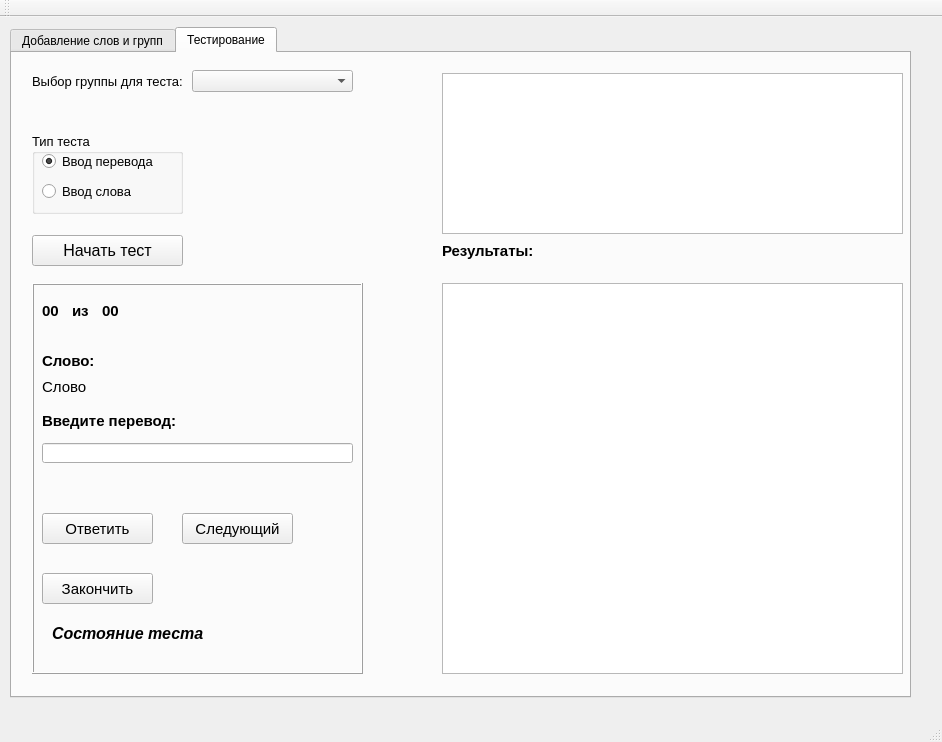
<?xml version="1.0" encoding="UTF-8"?>
<ui version="4.0">
 <class>MainWindow</class>
 <widget class="QMainWindow" name="MainWindow">
  <property name="geometry">
   <rect>
    <x>0</x>
    <y>0</y>
    <width>942</width>
    <height>742</height>
   </rect>
  </property>
  <property name="windowTitle">
   <string>Словарь для тестов</string>
  </property>
  <widget class="QWidget" name="centralWidget">
   <widget class="QTabWidget" name="tabWidget">
    <property name="geometry">
     <rect>
      <x>10</x>
      <y>10</y>
      <width>901</width>
      <height>671</height>
     </rect>
    </property>
    <property name="currentIndex">
     <number>1</number>
    </property>
    <widget class="QWidget" name="AddGroupAndWord">
     <attribute name="title">
      <string>Добавление слов и групп</string>
     </attribute>
     <widget class="QLineEdit" name="lineEditWord">
      <property name="geometry">
       <rect>
        <x>80</x>
        <y>60</y>
        <width>113</width>
        <height>20</height>
       </rect>
      </property>
     </widget>
     <widget class="QLabel" name="label">
      <property name="geometry">
       <rect>
        <x>29</x>
        <y>63</y>
        <width>51</width>
        <height>16</height>
       </rect>
      </property>
      <property name="font">
       <font>
        <pointsize>10</pointsize>
       </font>
      </property>
      <property name="text">
       <string>Слово:</string>
      </property>
     </widget>
     <widget class="QLineEdit" name="lineEditTranslate">
      <property name="geometry">
       <rect>
        <x>290</x>
        <y>60</y>
        <width>113</width>
        <height>20</height>
       </rect>
      </property>
     </widget>
     <widget class="QLabel" name="label_2">
      <property name="geometry">
       <rect>
        <x>230</x>
        <y>63</y>
        <width>61</width>
        <height>16</height>
       </rect>
      </property>
      <property name="font">
       <font>
        <pointsize>10</pointsize>
       </font>
      </property>
      <property name="text">
       <string>Перевод:</string>
      </property>
     </widget>
     <widget class="QListWidget" name="listWidgetWordTranslate">
      <property name="geometry">
       <rect>
        <x>30</x>
        <y>140</y>
        <width>371</width>
        <height>481</height>
       </rect>
      </property>
      <property name="font">
       <font>
        <pointsize>12</pointsize>
       </font>
      </property>
     </widget>
     <widget class="QComboBox" name="comboBoxGroups">
      <property name="geometry">
       <rect>
        <x>530</x>
        <y>10</y>
        <width>221</width>
        <height>22</height>
       </rect>
      </property>
     </widget>
     <widget class="QPushButton" name="pushButtonAddWord">
      <property name="geometry">
       <rect>
        <x>30</x>
        <y>100</y>
        <width>101</width>
        <height>23</height>
       </rect>
      </property>
      <property name="text">
       <string>Добавить слово</string>
      </property>
     </widget>
     <widget class="QPushButton" name="pushButtonDeleteWord">
      <property name="geometry">
       <rect>
        <x>300</x>
        <y>100</y>
        <width>101</width>
        <height>23</height>
       </rect>
      </property>
      <property name="text">
       <string>Удалить слово</string>
      </property>
     </widget>
     <widget class="QLabel" name="label_3">
      <property name="geometry">
       <rect>
        <x>470</x>
        <y>13</y>
        <width>61</width>
        <height>16</height>
       </rect>
      </property>
      <property name="font">
       <font>
        <pointsize>10</pointsize>
       </font>
      </property>
      <property name="text">
       <string>Группа:</string>
      </property>
     </widget>
     <widget class="QListWidget" name="listWidgetGroup">
      <property name="geometry">
       <rect>
        <x>470</x>
        <y>140</y>
        <width>371</width>
        <height>481</height>
       </rect>
      </property>
      <property name="font">
       <font>
        <pointsize>12</pointsize>
       </font>
      </property>
     </widget>
     <widget class="QLineEdit" name="lineEditGroup">
      <property name="geometry">
       <rect>
        <x>600</x>
        <y>60</y>
        <width>151</width>
        <height>20</height>
       </rect>
      </property>
     </widget>
     <widget class="QLabel" name="label_4">
      <property name="geometry">
       <rect>
        <x>470</x>
        <y>62</y>
        <width>131</width>
        <height>16</height>
       </rect>
      </property>
      <property name="font">
       <font>
        <pointsize>10</pointsize>
       </font>
      </property>
      <property name="text">
       <string>Введите имя группы:</string>
      </property>
     </widget>
     <widget class="QPushButton" name="pushButtonAddGroup">
      <property name="geometry">
       <rect>
        <x>470</x>
        <y>100</y>
        <width>101</width>
        <height>23</height>
       </rect>
      </property>
      <property name="text">
       <string>Добавить группу</string>
      </property>
     </widget>
     <widget class="QPushButton" name="pushButtonDeleteGroup">
      <property name="geometry">
       <rect>
        <x>740</x>
        <y>100</y>
        <width>101</width>
        <height>23</height>
       </rect>
      </property>
      <property name="text">
       <string>Удалить группу</string>
      </property>
     </widget>
     <widget class="QPushButton" name="pushButtonSaveChanges">
      <property name="geometry">
       <rect>
        <x>30</x>
        <y>20</y>
        <width>131</width>
        <height>23</height>
       </rect>
      </property>
      <property name="text">
       <string>Сохранить изменения</string>
      </property>
     </widget>
    </widget>
    <widget class="QWidget" name="tabTest">
     <attribute name="title">
      <string>Тестирование</string>
     </attribute>
     <widget class="QGroupBox" name="groupBox">
      <property name="geometry">
       <rect>
        <x>20</x>
        <y>80</y>
        <width>151</width>
        <height>81</height>
       </rect>
      </property>
      <property name="font">
       <font>
        <pointsize>10</pointsize>
       </font>
      </property>
      <property name="title">
       <string>Тип теста</string>
      </property>
      <widget class="QRadioButton" name="radioButtonEnterTranslate">
       <property name="geometry">
        <rect>
         <x>10</x>
         <y>20</y>
         <width>121</width>
         <height>17</height>
        </rect>
       </property>
       <property name="text">
        <string>Ввод перевода</string>
       </property>
       <property name="checked">
        <bool>true</bool>
       </property>
      </widget>
      <widget class="QRadioButton" name="radioButtonEnterWord">
       <property name="geometry">
        <rect>
         <x>10</x>
         <y>50</y>
         <width>121</width>
         <height>17</height>
        </rect>
       </property>
       <property name="text">
        <string>Ввод слова</string>
       </property>
      </widget>
     </widget>
     <widget class="QComboBox" name="comboBoxGroupToTest">
      <property name="geometry">
       <rect>
        <x>180</x>
        <y>17</y>
        <width>161</width>
        <height>22</height>
       </rect>
      </property>
     </widget>
     <widget class="QLabel" name="label_5">
      <property name="geometry">
       <rect>
        <x>20</x>
        <y>20</y>
        <width>161</width>
        <height>16</height>
       </rect>
      </property>
      <property name="font">
       <font>
        <pointsize>10</pointsize>
       </font>
      </property>
      <property name="text">
       <string>Выбор группы для теста:</string>
      </property>
     </widget>
     <widget class="QPushButton" name="pushButtonStartTest">
      <property name="geometry">
       <rect>
        <x>20</x>
        <y>182</y>
        <width>151</width>
        <height>31</height>
       </rect>
      </property>
      <property name="font">
       <font>
        <pointsize>12</pointsize>
       </font>
      </property>
      <property name="text">
       <string>Начать тест</string>
      </property>
     </widget>
     <widget class="QFrame" name="frame">
      <property name="geometry">
       <rect>
        <x>20</x>
        <y>230</y>
        <width>331</width>
        <height>391</height>
       </rect>
      </property>
      <property name="frameShape">
       <enum>QFrame::Box</enum>
      </property>
      <property name="frameShadow">
       <enum>QFrame::Raised</enum>
      </property>
      <widget class="QLabel" name="labelWordOrTranslate">
       <property name="geometry">
        <rect>
         <x>10</x>
         <y>70</y>
         <width>201</width>
         <height>16</height>
        </rect>
       </property>
       <property name="font">
        <font>
         <pointsize>11</pointsize>
         <weight>75</weight>
         <bold>true</bold>
        </font>
       </property>
       <property name="text">
        <string>Слово:</string>
       </property>
      </widget>
      <widget class="QLabel" name="labelWordOrTranslateValue">
       <property name="geometry">
        <rect>
         <x>10</x>
         <y>96</y>
         <width>301</width>
         <height>16</height>
        </rect>
       </property>
       <property name="font">
        <font>
         <pointsize>11</pointsize>
         <weight>50</weight>
         <bold>false</bold>
        </font>
       </property>
       <property name="text">
        <string>Слово</string>
       </property>
      </widget>
      <widget class="QLabel" name="labelEnterWordOrTranslate">
       <property name="geometry">
        <rect>
         <x>10</x>
         <y>130</y>
         <width>201</width>
         <height>16</height>
        </rect>
       </property>
       <property name="font">
        <font>
         <pointsize>11</pointsize>
         <weight>75</weight>
         <bold>true</bold>
        </font>
       </property>
       <property name="text">
        <string>Введите перевод:</string>
       </property>
      </widget>
      <widget class="QLineEdit" name="lineEditWordOrTranslate">
       <property name="geometry">
        <rect>
         <x>10</x>
         <y>160</y>
         <width>311</width>
         <height>20</height>
        </rect>
       </property>
      </widget>
      <widget class="QPushButton" name="pushButtonAnswer">
       <property name="geometry">
        <rect>
         <x>10</x>
         <y>230</y>
         <width>111</width>
         <height>31</height>
        </rect>
       </property>
       <property name="font">
        <font>
         <pointsize>11</pointsize>
        </font>
       </property>
       <property name="text">
        <string>Ответить</string>
       </property>
      </widget>
      <widget class="QLabel" name="labelCurrentNum">
       <property name="geometry">
        <rect>
         <x>10</x>
         <y>20</y>
         <width>31</width>
         <height>16</height>
        </rect>
       </property>
       <property name="font">
        <font>
         <pointsize>11</pointsize>
         <weight>75</weight>
         <bold>true</bold>
        </font>
       </property>
       <property name="text">
        <string>00</string>
       </property>
      </widget>
      <widget class="QLabel" name="labelCurrentNum_2">
       <property name="geometry">
        <rect>
         <x>40</x>
         <y>20</y>
         <width>31</width>
         <height>16</height>
        </rect>
       </property>
       <property name="font">
        <font>
         <pointsize>11</pointsize>
         <weight>75</weight>
         <bold>true</bold>
        </font>
       </property>
       <property name="text">
        <string>из</string>
       </property>
      </widget>
      <widget class="QLabel" name="labelCount">
       <property name="geometry">
        <rect>
         <x>70</x>
         <y>20</y>
         <width>31</width>
         <height>16</height>
        </rect>
       </property>
       <property name="font">
        <font>
         <pointsize>11</pointsize>
         <weight>75</weight>
         <bold>true</bold>
        </font>
       </property>
       <property name="text">
        <string>00</string>
       </property>
      </widget>
      <widget class="QPushButton" name="pushButtonEnd">
       <property name="geometry">
        <rect>
         <x>10</x>
         <y>290</y>
         <width>111</width>
         <height>31</height>
        </rect>
       </property>
       <property name="font">
        <font>
         <pointsize>11</pointsize>
        </font>
       </property>
       <property name="text">
        <string>Закончить</string>
       </property>
      </widget>
      <widget class="QLabel" name="labelStateTest">
       <property name="geometry">
        <rect>
         <x>20</x>
         <y>340</y>
         <width>291</width>
         <height>21</height>
        </rect>
       </property>
       <property name="font">
        <font>
         <pointsize>12</pointsize>
         <weight>75</weight>
         <italic>true</italic>
         <bold>true</bold>
        </font>
       </property>
       <property name="text">
        <string>Состояние теста</string>
       </property>
      </widget>
      <widget class="QLabel" name="labelStateAnswer">
       <property name="geometry">
        <rect>
         <x>10</x>
         <y>190</y>
         <width>301</width>
         <height>31</height>
        </rect>
       </property>
       <property name="font">
        <font>
         <pointsize>9</pointsize>
         <weight>75</weight>
         <bold>true</bold>
        </font>
       </property>
       <property name="text">
        <string/>
       </property>
      </widget>
      <widget class="QPushButton" name="pushButtonNextQuestion">
       <property name="geometry">
        <rect>
         <x>150</x>
         <y>230</y>
         <width>111</width>
         <height>31</height>
        </rect>
       </property>
       <property name="font">
        <font>
         <pointsize>11</pointsize>
        </font>
       </property>
       <property name="text">
        <string>Cледующий</string>
       </property>
      </widget>
     </widget>
     <widget class="QLabel" name="labelWordOrTranslate_2">
      <property name="geometry">
       <rect>
        <x>430</x>
        <y>190</y>
        <width>201</width>
        <height>16</height>
       </rect>
      </property>
      <property name="font">
       <font>
        <pointsize>11</pointsize>
        <weight>75</weight>
        <bold>true</bold>
       </font>
      </property>
      <property name="text">
       <string>Результаты:</string>
      </property>
     </widget>
     <widget class="QTextBrowser" name="textBrowserResuslt">
      <property name="geometry">
       <rect>
        <x>430</x>
        <y>230</y>
        <width>461</width>
        <height>391</height>
       </rect>
      </property>
      <property name="font">
       <font>
        <pointsize>12</pointsize>
       </font>
      </property>
     </widget>
     <widget class="QTextBrowser" name="textBrowserStatistics">
      <property name="geometry">
       <rect>
        <x>430</x>
        <y>20</y>
        <width>461</width>
        <height>161</height>
       </rect>
      </property>
      <property name="font">
       <font>
        <pointsize>12</pointsize>
       </font>
      </property>
     </widget>
    </widget>
   </widget>
  </widget>
  <widget class="QMenuBar" name="menuBar">
   <property name="geometry">
    <rect>
     <x>0</x>
     <y>0</y>
     <width>942</width>
     <height>21</height>
    </rect>
   </property>
  </widget>
  <widget class="QToolBar" name="mainToolBar">
   <attribute name="toolBarArea">
    <enum>TopToolBarArea</enum>
   </attribute>
   <attribute name="toolBarBreak">
    <bool>false</bool>
   </attribute>
  </widget>
  <widget class="QStatusBar" name="statusBar"/>
 </widget>
 <layoutdefault spacing="6" margin="11"/>
 <resources/>
 <connections/>
</ui>
